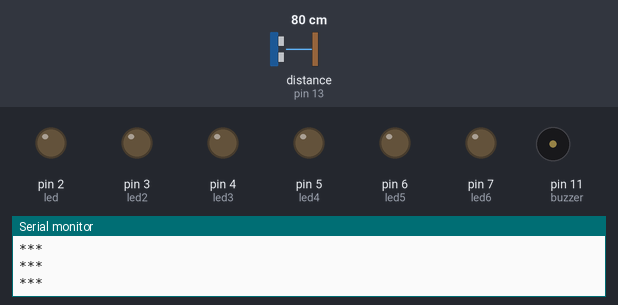
Bench run of a sketch on a simulated Arduino Uno, built with avr-gcc and run on an emulated ATmega328P. Parts: output pins drawn as LEDs (lit = HIGH), buzzer (waves = sounding), the last lines printed to the serial monitor. Wiring (inferred from the names in the program): ultrasonic range finder: trigger pin 12; echo pin 13. The inputs (shaded band) are chosen by the test bench; at power-on: distance to the obstacle (sensor on pin 13) 80 cm. The echo pulse lasts 58.3 µs per cm; pins used as bus, display or sensor lines are not drawn.

Above: at 1.3 s.
1.4 s: distance to the obstacle (sensor on pin 13) set to 64 cm
2.9 s: distance to the obstacle (sensor on pin 13) set to 59 cm
At 4.2 s:
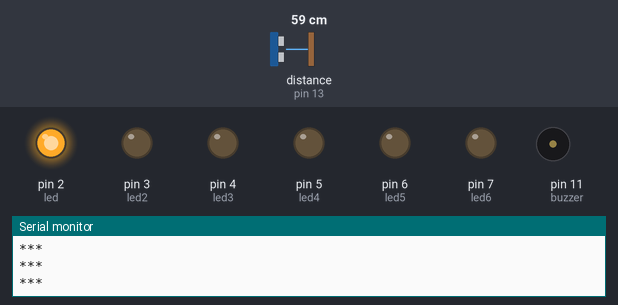
4.5 s: distance to the obstacle (sensor on pin 13) set to 2 cm
At 5.7 s:
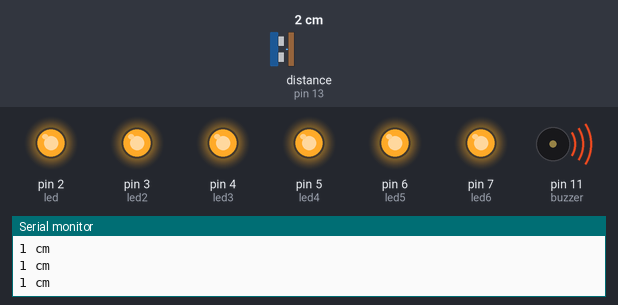
6.0 s: distance to the obstacle (sensor on pin 13) set to 9 cm
7.5 s: distance to the obstacle (sensor on pin 13) set to 12 cm
At 8.3 s:
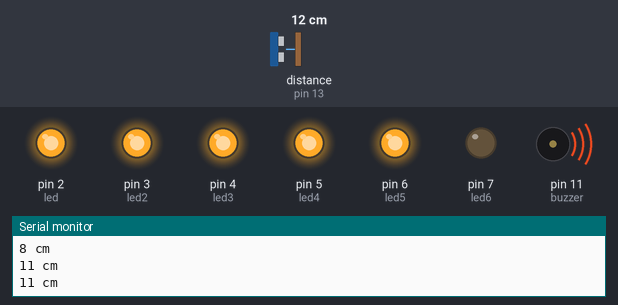
9.0 s: distance to the obstacle (sensor on pin 13) set to 4 cm
At 9.6 s:
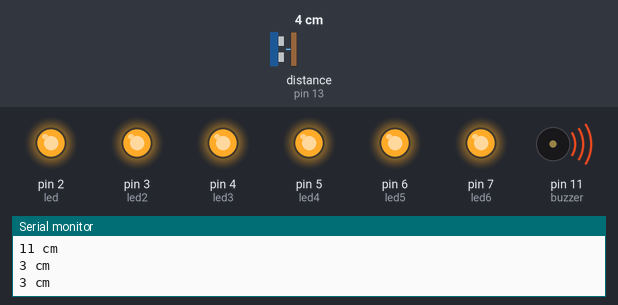
Timing chart, 0 to 11.5 s (numbered marks = the images above; inputs shaded):
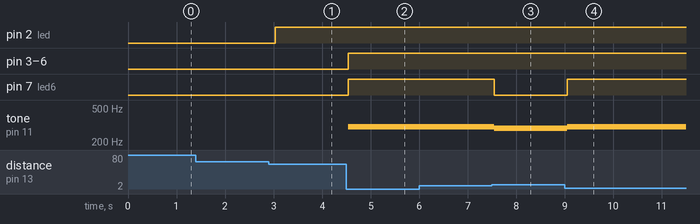

Measured:
- the behaviour switches between 62 and 61 cm on distance to the obstacle (sensor on pin 13) (found by bisection; images 0 and 1)
- the behaviour switches between 10 and 11 cm on distance to the obstacle (sensor on pin 13) (found by bisection; images 2 and 3)
- after the input at 2.9 s, pin 2 (led): LOW → HIGH after 0.13 s
- after the input at 4.5 s, pin 3 (led2), pin 4 (led3), pin 5 (led4), pin 6 (led5), pin 7 (led6): LOW → HIGH at once; tone on pin 11 (buzzer): silent → 300 Hz at once
- after the input at 7.5 s, pin 7 (led6): HIGH → LOW after 0.05 s; tone on pin 11 (buzzer): 300 Hz → 290 Hz after 0.05 s
- after the input at 9.0 s, pin 7 (led6): LOW → HIGH after 0.05 s; tone on pin 11 (buzzer): 290 Hz → 300 Hz after 0.05 s

The sketch:

parktronik.ino
```cpp
#define trigPin 12
#define echoPin 13
#define led 2
#define led2 3
#define led3 4
#define led4 5
#define led5 6
#define led6 7
#define buzzer 11

int sound = 250;


void setup() {
  Serial.begin (9600);
  pinMode(trigPin, OUTPUT);
  pinMode(echoPin, INPUT);
  pinMode(led, OUTPUT);
  pinMode(led2, OUTPUT);
  pinMode(led3, OUTPUT);
  pinMode(led4, OUTPUT);
  pinMode(led5, OUTPUT);
  pinMode(led6, OUTPUT);
  pinMode(buzzer, OUTPUT);

}

void loop() {
  long duration, distance;
  digitalWrite(trigPin, LOW);
  delayMicroseconds(2);
  digitalWrite(trigPin, HIGH);
  delayMicroseconds(10);
  digitalWrite(trigPin, LOW);
  duration = pulseIn(echoPin, HIGH);
  distance = (duration/2) / 29.1;

  if (distance <= 60) {
    digitalWrite(led, HIGH);
    sound = 250;
}
  else {
    digitalWrite(led,LOW);
  }
  if (distance < 50) {
      digitalWrite(led2, HIGH);
      sound = 260;
}
  else {
      digitalWrite(led2, LOW);
  }
  if (distance < 40) {
      digitalWrite(led3, HIGH);
      sound = 270;
}
  else {
    digitalWrite(led3, LOW);
  }
  if (distance < 30) {
    digitalWrite(led4, HIGH);
    sound = 280;
}
  else {
    digitalWrite(led4,LOW);
  }
  if (distance < 20) {
    digitalWrite(led5, HIGH);
    sound = 290;
}
  else {
    digitalWrite(led5,LOW);
  }
  if (distance < 10) {
    digitalWrite(led6, HIGH);
    sound = 300;
}
  else {
    digitalWrite(led6,LOW);
  }

  if (distance > 30 || distance <= 0){
    Serial.println("***");
    noTone(buzzer);
  }
  else {
    Serial.print(distance);
    Serial.println(" cm");
    tone(buzzer, sound);

  }
  delay(500);
}
```
